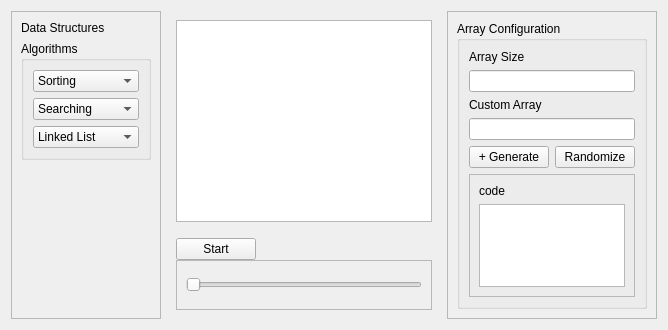
<?xml version="1.0" encoding="UTF-8"?>
<ui version="4.0">
 <class>Widget</class>
 <widget class="QWidget" name="Widget">
  <property name="geometry">
   <rect>
    <x>0</x>
    <y>0</y>
    <width>609</width>
    <height>330</height>
   </rect>
  </property>
  <property name="windowTitle">
   <string>Widget</string>
  </property>
  <layout class="QHBoxLayout" name="horizontalLayout_14">
   <item>
    <layout class="QHBoxLayout" name="horizontalLayout_11">
     <item>
      <widget class="QFrame" name="frame">
       <property name="maximumSize">
        <size>
         <width>300</width>
         <height>16777215</height>
        </size>
       </property>
       <property name="frameShape">
        <enum>QFrame::Shape::StyledPanel</enum>
       </property>
       <property name="frameShadow">
        <enum>QFrame::Shadow::Raised</enum>
       </property>
       <layout class="QVBoxLayout" name="verticalLayout_3">
        <item>
         <layout class="QVBoxLayout" name="verticalLayout_2">
          <item>
           <widget class="QLabel" name="label">
            <property name="text">
             <string>Data Structures</string>
            </property>
           </widget>
          </item>
          <item>
           <widget class="QGroupBox" name="groupBox">
            <property name="title">
             <string>Algorithms</string>
            </property>
            <layout class="QVBoxLayout" name="verticalLayout_5">
             <item>
              <layout class="QVBoxLayout" name="verticalLayout_4">
               <item>
                <widget class="QComboBox" name="comboBox_3">
                 <property name="editable">
                  <bool>false</bool>
                 </property>
                 <item>
                  <property name="text">
                   <string>Sorting</string>
                  </property>
                 </item>
                 <item>
                  <property name="text">
                   <string>Bubble Sort</string>
                  </property>
                 </item>
                 <item>
                  <property name="text">
                   <string>Insertion Sort</string>
                  </property>
                 </item>
                </widget>
               </item>
               <item>
                <widget class="QComboBox" name="comboBox_2">
                 <item>
                  <property name="text">
                   <string>Searching</string>
                  </property>
                 </item>
                 <item>
                  <property name="text">
                   <string>Linear Search</string>
                  </property>
                 </item>
                 <item>
                  <property name="text">
                   <string>Binary Search</string>
                  </property>
                 </item>
                </widget>
               </item>
               <item>
                <widget class="QComboBox" name="comboBox">
                 <item>
                  <property name="text">
                   <string>Linked List</string>
                  </property>
                 </item>
                </widget>
               </item>
              </layout>
             </item>
            </layout>
           </widget>
          </item>
         </layout>
        </item>
        <item>
         <spacer name="verticalSpacer">
          <property name="orientation">
           <enum>Qt::Orientation::Vertical</enum>
          </property>
          <property name="sizeHint" stdset="0">
           <size>
            <width>20</width>
            <height>40</height>
           </size>
          </property>
         </spacer>
        </item>
       </layout>
      </widget>
     </item>
     <item>
      <widget class="QWidget" name="widget" native="true">
       <layout class="QVBoxLayout" name="verticalLayout_6">
        <item>
         <layout class="QVBoxLayout" name="verticalLayout">
          <item>
           <widget class="QGraphicsView" name="graphicsView">
            <property name="sizePolicy">
             <sizepolicy hsizetype="Fixed" vsizetype="Ignored">
              <horstretch>0</horstretch>
              <verstretch>100</verstretch>
             </sizepolicy>
            </property>
            <property name="maximumSize">
             <size>
              <width>900</width>
              <height>450</height>
             </size>
            </property>
           </widget>
          </item>
         </layout>
        </item>
        <item>
         <layout class="QVBoxLayout" name="verticalLayout_12">
          <property name="spacing">
           <number>0</number>
          </property>
          <item>
           <layout class="QHBoxLayout" name="horizontalLayout">
            <property name="topMargin">
             <number>10</number>
            </property>
            <item>
             <widget class="QPushButton" name="Btnstart">
              <property name="text">
               <string>Start</string>
              </property>
             </widget>
            </item>
            <item>
             <spacer name="horizontalSpacer">
              <property name="orientation">
               <enum>Qt::Orientation::Horizontal</enum>
              </property>
              <property name="sizeHint" stdset="0">
               <size>
                <width>40</width>
                <height>20</height>
               </size>
              </property>
             </spacer>
            </item>
           </layout>
          </item>
          <item>
           <widget class="QFrame" name="frame_5">
            <property name="maximumSize">
             <size>
              <width>16777215</width>
              <height>50</height>
             </size>
            </property>
            <property name="sizeIncrement">
             <size>
              <width>0</width>
              <height>50</height>
             </size>
            </property>
            <property name="frameShape">
             <enum>QFrame::Shape::StyledPanel</enum>
            </property>
            <property name="frameShadow">
             <enum>QFrame::Shadow::Raised</enum>
            </property>
            <layout class="QVBoxLayout" name="verticalLayout_16">
             <item>
              <layout class="QVBoxLayout" name="verticalLayout_13">
               <item>
                <widget class="QSlider" name="horizontalSlider">
                 <property name="orientation">
                  <enum>Qt::Orientation::Horizontal</enum>
                 </property>
                </widget>
               </item>
              </layout>
             </item>
            </layout>
           </widget>
          </item>
         </layout>
        </item>
       </layout>
      </widget>
     </item>
     <item>
      <widget class="QFrame" name="frame_2">
       <property name="maximumSize">
        <size>
         <width>300</width>
         <height>16777215</height>
        </size>
       </property>
       <property name="frameShape">
        <enum>QFrame::Shape::StyledPanel</enum>
       </property>
       <property name="frameShadow">
        <enum>QFrame::Shadow::Raised</enum>
       </property>
       <layout class="QVBoxLayout" name="verticalLayout_8">
        <item>
         <layout class="QVBoxLayout" name="verticalLayout_7">
          <item>
           <widget class="QGroupBox" name="groupBox_2">
            <property name="title">
             <string>Array Configuration</string>
            </property>
            <layout class="QVBoxLayout" name="verticalLayout_10">
             <item>
              <layout class="QVBoxLayout" name="verticalLayout_9">
               <item>
                <widget class="QLabel" name="label_2">
                 <property name="text">
                  <string>Array Size</string>
                 </property>
                </widget>
               </item>
               <item>
                <widget class="QLineEdit" name="size_array_lineEdit"/>
               </item>
               <item>
                <widget class="QLabel" name="label_3">
                 <property name="text">
                  <string>Custom Array</string>
                 </property>
                </widget>
               </item>
               <item>
                <widget class="QLineEdit" name="lineEdit_2"/>
               </item>
               <item>
                <layout class="QHBoxLayout" name="horizontalLayout_15">
                 <item>
                  <widget class="QPushButton" name="pushButton">
                   <property name="text">
                    <string>+ Generate</string>
                   </property>
                  </widget>
                 </item>
                 <item>
                  <widget class="QPushButton" name="Btnrandomize">
                   <property name="text">
                    <string>Randomize</string>
                   </property>
                  </widget>
                 </item>
                </layout>
               </item>
              </layout>
             </item>
             <item>
              <widget class="QFrame" name="frame_3">
               <property name="frameShape">
                <enum>QFrame::Shape::StyledPanel</enum>
               </property>
               <property name="frameShadow">
                <enum>QFrame::Shadow::Raised</enum>
               </property>
               <layout class="QVBoxLayout" name="verticalLayout_15">
                <item>
                 <layout class="QVBoxLayout" name="verticalLayout_14">
                  <item>
                   <widget class="QLabel" name="label_4">
                    <property name="text">
                     <string>code</string>
                    </property>
                   </widget>
                  </item>
                  <item>
                   <widget class="QGraphicsView" name="graphicsView_2"/>
                  </item>
                 </layout>
                </item>
               </layout>
              </widget>
             </item>
            </layout>
           </widget>
          </item>
         </layout>
        </item>
       </layout>
      </widget>
     </item>
    </layout>
   </item>
  </layout>
 </widget>
 <resources/>
 <connections/>
</ui>
